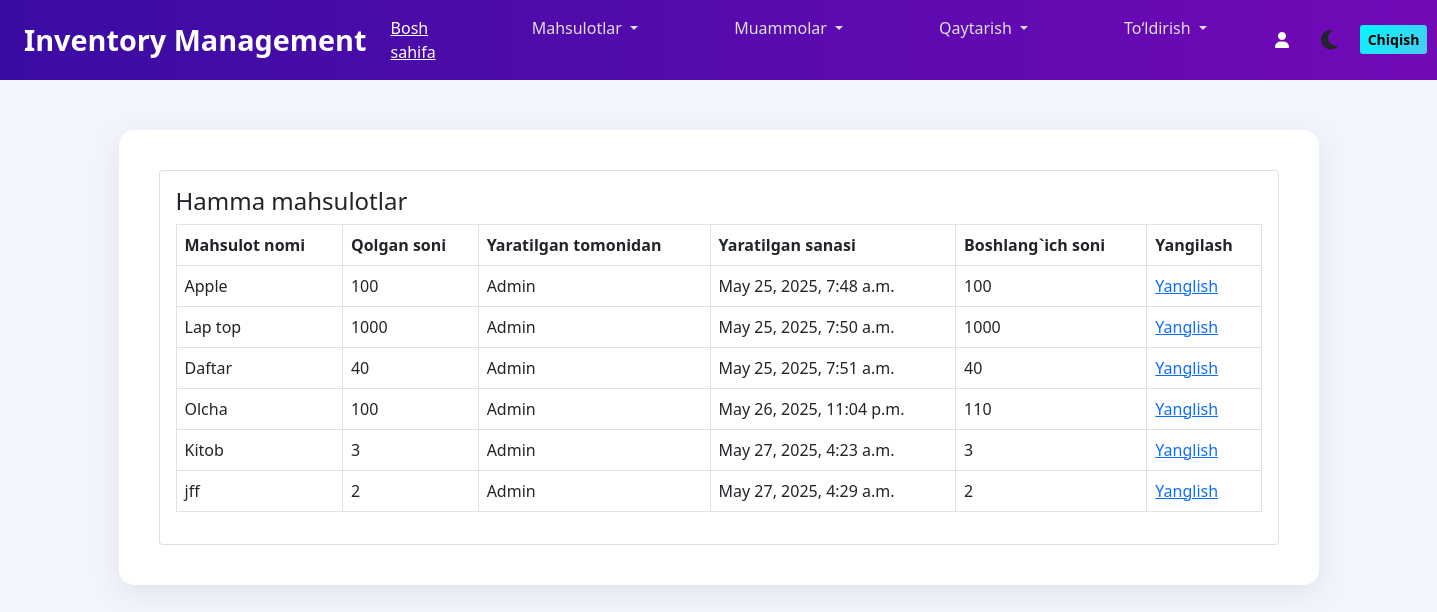
The page /store/all-items/ on the database its author committed.
### store/models.py (models this page shows, shortened)
class Item(models.Model):
    name = models.CharField(max_length=100)
    amount = models.PositiveIntegerField()
    created_by = models.ForeignKey(User, on_delete=models.DO_NOTHING)
    created_date = models.DateTimeField(auto_now_add=True)
    initial_amount = models.PositiveIntegerField(null=True, blank=True)

### store/views.py (the view)
# urls.py: path('all-items/', views.all_items, name='all-items'),
def all_items(request):
    items = Item.objects.all()
    context = {'items': items}
    return render(request, 'store/all_items.html', context)

### templates/store/all_items.html
{% extends 'base.html' %}
{% block content %}
<div class="card">
    <div class="card-body">
        <h4>Hamma mahsulotlar</h4>
        <table class="table table-bordered">
            <thead>
                <tr>
                    <th scope="col">Mahsulot nomi</th>
                    <th scope="col">Qolgan soni</th>
                    <th scope="col">Yaratilgan tomonidan</th>
                    <th scope="col">Yaratilgan sanasi</th>
                    <th scope="col">Boshlang`ich soni</th>
                    <th scope="col">Yangilash</th>
                </tr>
            </thead>
            <tbody>
                {% for item in items %}
                <tr>
                    <td>{{item.name}}</td>
                    <td>{{item.amount}}</td>
                    <td>{{item.created_by}}</td>
                    <td>{{item.created_date}}</td>
                    <td>{{item.initial_amount}}</td>
                    <td><a href="{% url 'update-item' item.pk %}">Yanglish</a></td>
                </tr>
                {% endfor %}
            </tbody>
        </table>
    </div>
</div>
{% endblock content %}

### templates/base.html (style rules this page uses)
body { font-family: 'Segoe UI', Tahoma, Geneva, Verdana, sans-serif; transition: background-color 0.3s, color 0.3s; min-height: 100vh; }
.light-mode { background-color: #f2f6fc; color: #212529; }

### rows shown on the page
Item: name "Apple", amount "100", created_by "Admin", created_date "May 25, 2025, 7:48 a.m.", initial_amount "100"
Item: name "Lap top", amount "1000", created_by "Admin", created_date "May 25, 2025, 7:50 a.m.", initial_amount "1000"
Item: name "Daftar", amount "40", created_by "Admin", created_date "May 25, 2025, 7:51 a.m.", initial_amount "40"
Item: name "Olcha", amount "100", created_by "Admin", created_date "May 26, 2025, 11:04 p.m.", initial_amount "110"
Item: name "Kitob", amount "3", created_by "Admin", created_date "May 27, 2025, 4:23 a.m.", initial_amount "3"
Item: name "jff", amount "2", created_by "Admin", created_date "May 27, 2025, 4:29 a.m.", initial_amount "2"
